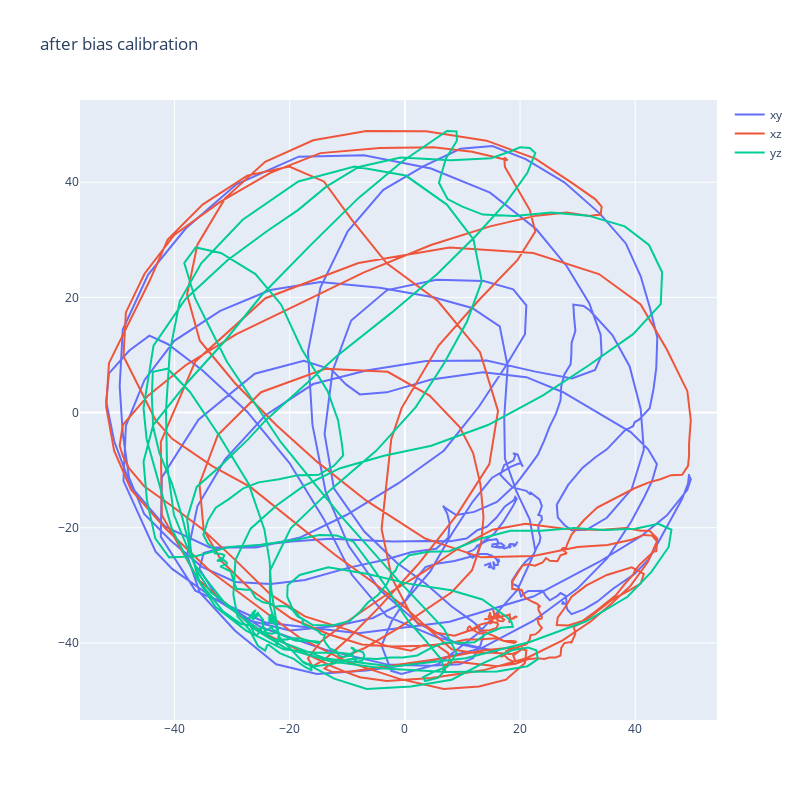

Notebook code cell kept with this figure:
### Code cell
mag_df[['x_uncalib', 'y_uncalib', 'z_uncalib']] = mag_df[['x_uncalib', 'y_uncalib', 'z_uncalib']][['x_uncalib', 'y_uncalib', 'z_uncalib']] - bias_df
mag_df
plot_magnet(mag_df, "after bias calibration").show()

### Figure 1 — Plotly figure (JSON) as saved in the notebook; plotly's stock layout.template omitted (floating-point values rounded to 4 significant figures; data arrays with more than 128 entries replaced by an {"elided": "..."} marker saying what was removed)
{"data": [{"name": "xy", "type": "scatter", "x": {"elided": "387 float values"}, "y": {"elided": "387 float values"}}, {"name": "xz", "type": "scatter", "x": {"elided": "387 float values"}, "y": {"elided": "387 float values"}}, {"name": "yz", "type": "scatter", "x": {"elided": "387 float values"}, "y": {"elided": "387 float values"}}], "layout": {"height": 800, "title": {"text": "after bias calibration"}, "width": 800, "yaxis": {"scaleanchor": "x", "scaleratio": 1}}}
